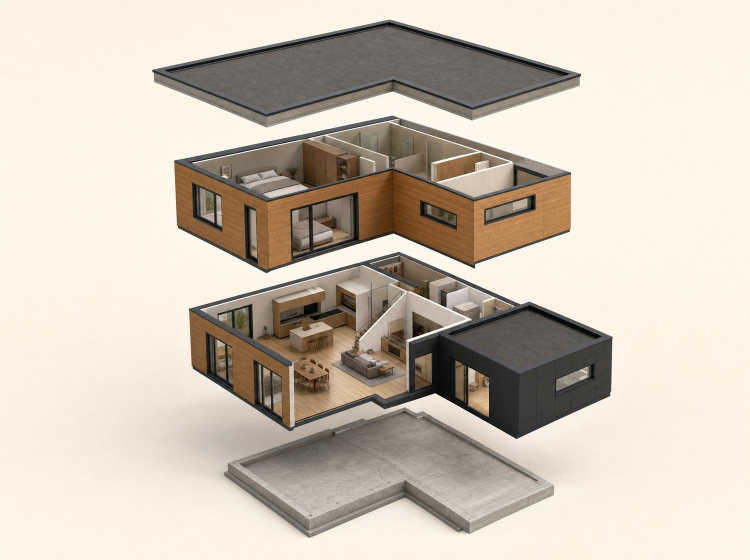
#> input picture clients/ecodomcek/web/renders/explod.jpg, 1500 x 1119 px, found by its file name (shown at 1/2 size)
$ python segment.py
#> lines starting #> are read from the running program, lines starting #| are printed output that depends on the picture; after the words box and inside, x2 and y2 are one past the last pixel; in counts of white or black regions, pixels touching at a corner belong together
# final layer export: ground keeps a thin rim, its halo on the background is dropped,
# the foundation keeps its shadow with a soft alpha
import json, time
from PIL import Image, ImageChops, ImageDraw, ImageFilter
t=time.time()
im=Image.open('renders/explod.jpg').convert('RGB'); W,H=im.size
#> further down, im is the input picture: PIL image 1500x1119 RGB; mean R, G, B 205.6, 194.9, 180.6
#> after `W, H = im.size`: W = 1500; H = 1119
bg=im.getpixel((12,12))
#> bg = (251, 243, 230)
diff=ImageChops.difference(im, Image.new('RGB',im.size,bg)).convert('L')
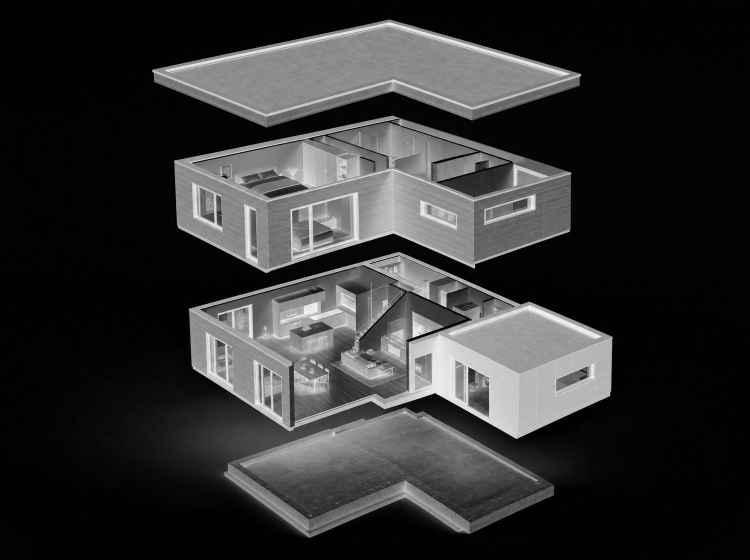
#> diff: PIL image 1500x1119 L (shown at 1/2 size); min 0, max 244, mean 49.4
def prep(th):
#> called with th = 16
    m=diff.point(lambda v:255 if v>th else 0)
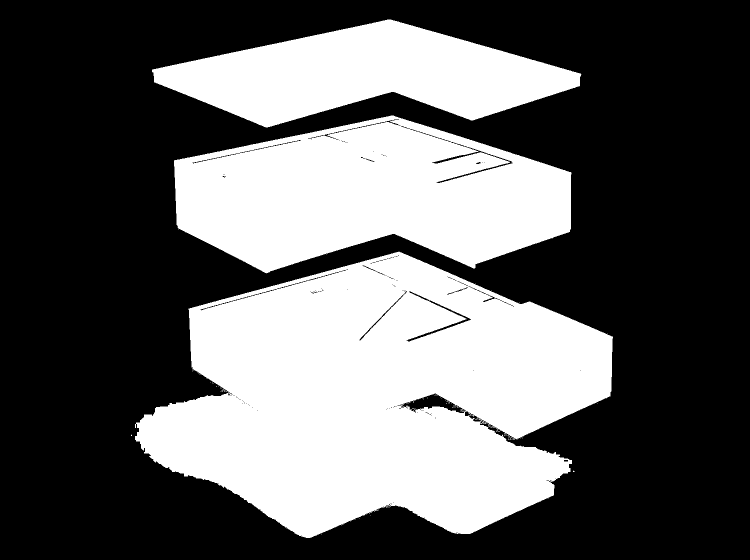
#> m: PIL image 1500x1119 L (shown at 1/2 size); 38% white; 105 white regions (102 under 20 px), largest, box (x1, y1, x2, y2) and area: (270, 503, 1226, 1076) 360705, (348, 231, 1143, 547) 172556, (304, 39, 1163, 255) 103950
    m=m.filter(ImageFilter.MaxFilter(3)).filter(ImageFilter.MinFilter(3))
#> m: PIL image 1500x1119 L; 38.2% white; 12 white regions (9 under 20 px), largest, box (x1, y1, x2, y2) and area: (270, 503, 1226, 1076) 363069, (348, 231, 1143, 547) 173715, (304, 39, 1163, 255) 103957
    ImageDraw.floodfill(m,(0,0),64); return m.point(lambda v:0 if v==64 else 255)
#> after `return m.point(lambda v: 0 if v == 64 else 255)`: returned value: PIL image 1500x1119 L; 38.4% white; 8 white regions (5 under 20 px), largest, box (x1, y1, x2, y2) and area: (270, 503, 1226, 1076) 365968, (348, 231, 1143, 547) 174355, (304, 39, 1163, 255) 103957
#> call 2 of prep, with th = 72
#> in prep (call 2), `m=diff.point(lambda v:255 if v>th else 0)`: m: PIL image 1500x1119 L; 31.1% white; 331 white regions (320 under 20 px), largest, box (x1, y1, x2, y2) and area: (378, 504, 1225, 878) 183203, (348, 231, 1143, 546) 161908, (304, 39, 1162, 255) 103030
#> in prep (call 2), `m=m.filter(ImageFilter.MaxFilter(3)).filter(ImageFilter.MinFilter(3))`: m: PIL image 1500x1119 L; 31.5% white; 150 white regions (139 under 20 px), largest, box (x1, y1, x2, y2) and area: (378, 504, 1225, 878) 185810, (348, 231, 1143, 546) 163937, (304, 39, 1162, 255) 103033
#> in prep (call 2), `ImageDraw.floodfill(m, (0, 0), 64)`:
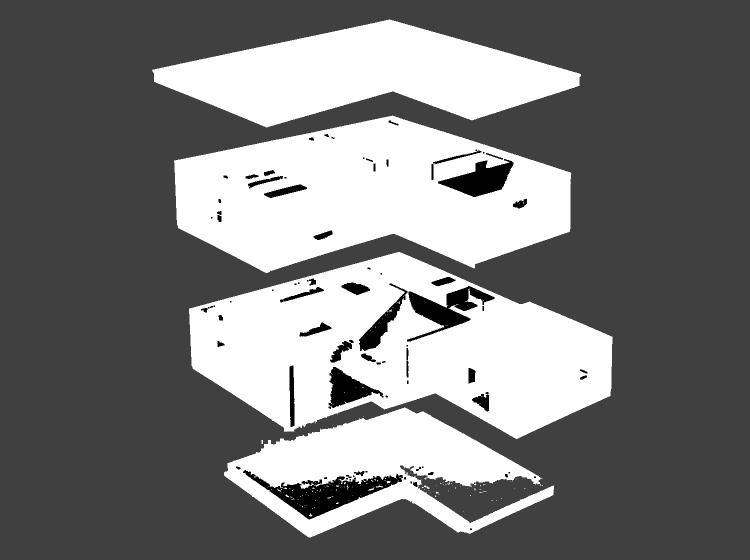
#> m: PIL image 1500x1119 L (shown at 1/2 size); min 0, max 255, mean 122.5
#> in prep (call 2), `return m.point(lambda v: 0 if v == 64 else 255)`: returned value: PIL image 1500x1119 L; 34% white; 43 white regions (37 under 20 px), largest, box (x1, y1, x2, y2) and area: (378, 504, 1225, 878) 206819, (348, 231, 1143, 546) 173421, (304, 39, 1162, 255) 103033, (448, 815, 1108, 1075) 86878, (844, 971, 859, 978) 39, (523, 880, 526, 888) 24
def blob(mask,seed):
#> called with seed = (750, 90)
    m=mask.copy(); ImageDraw.floodfill(m,seed,128); return m.point(lambda v:255 if v==128 else 0)
#> after `return m.point(lambda v: 255 if v == 128 else 0)`: returned value: PIL image 1500x1119 L; 6.2% white; 1 white region, box (x1, y1, x2, y2) and area: (304, 39, 1163, 255) 103957
lo=prep(16); hi=prep(72)
roof=blob(lo,(750,90)); upper=blob(lo,(600,435)); merged=blob(lo,(600,720))
#> in blob (call 2), `return m.point(lambda v: 255 if v == 128 else 0)`: returned value: PIL image 1500x1119 L; 10.4% white; 1 white region, box (x1, y1, x2, y2) and area: (348, 231, 1143, 547) 174355
#> in blob (call 3), `return m.point(lambda v: 255 if v == 128 else 0)`: returned value: PIL image 1500x1119 L; 21.8% white; 1 white region, box (x1, y1, x2, y2) and area: (270, 503, 1226, 1076) 365967
ghi=blob(hi,(600,720)); bhi=blob(hi,(750,985))
#> in blob (call 4), `return m.point(lambda v: 255 if v == 128 else 0)`: returned value: PIL image 1500x1119 L; 12.3% white; 1 white region, box (x1, y1, x2, y2) and area: (378, 504, 1225, 878) 206819
#> in blob (call 5), `return m.point(lambda v: 255 if v == 128 else 0)`: returned value: PIL image 1500x1119 L; 5.2% white; 1 white region, box (x1, y1, x2, y2) and area: (448, 815, 1108, 1075) 86871
ground=ImageChops.multiply(ghi.filter(ImageFilter.MaxFilter(5)),merged)
#> ground: PIL image 1500x1119 L; 12.5% white; 1 white region, box (x1, y1, x2, y2) and area: (377, 503, 1226, 880) 209270
halo=ImageChops.subtract(ImageChops.multiply(ghi.filter(ImageFilter.MaxFilter(15)),merged),ground)
#> halo: PIL image 1500x1119 L; 0.25% white; 13 white regions (10 under 20 px), largest, box (x1, y1, x2, y2) and area: (448, 785, 1000, 871) 4007, (1016, 872, 1030, 880) 50, (441, 779, 451, 784) 29
keep=ImageChops.multiply(bhi.filter(ImageFilter.MaxFilter(5)),merged)          # foundation body
#> keep: PIL image 1500x1119 L; 5.5% white; 1 white region, box (x1, y1, x2, y2) and area: (446, 813, 1109, 1076) 92373
basemask=ImageChops.lighter(ImageChops.subtract(ImageChops.subtract(merged,ground),halo),ImageChops.subtract(keep,ground))
#> basemask: PIL image 1500x1119 L; 9.1% white; 1 white region, box (x1, y1, x2, y2) and area: (270, 789, 1144, 1076) 152681
soft=diff.point(lambda v:min(255,v*4))
base=ImageChops.multiply(basemask,ImageChops.lighter(bhi.filter(ImageFilter.MaxFilter(5)),soft))
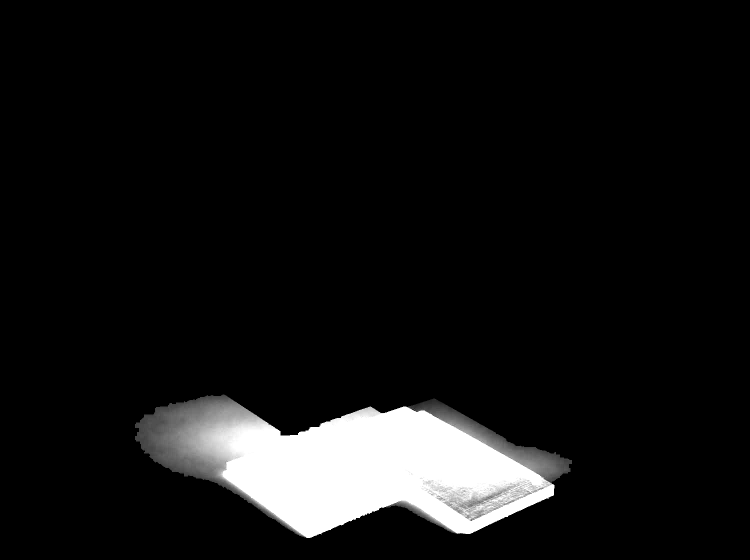
#> base: PIL image 1500x1119 L (shown at 1/2 size); min 0, max 255, mean 19.5
layers={'roof':roof,'upper':upper,'ground':ground,'base':base}
out={}
for name,a in layers.items():
    bb=a.getbbox(); x0,y0,x1,y1=bb; pad=3
    x0=max(0,x0-pad);y0=max(0,y0-pad);x1=min(W,x1+pad);y1=min(H,y1+pad)
    a=a.filter(ImageFilter.GaussianBlur(0.6))
    rgba=im.copy().convert('RGBA'); rgba.putalpha(a); crop=rgba.crop((x0,y0,x1,y1))
    crop.save('renders/lyr-%s.webp'%name,'WEBP',quality=86,method=6)
    crop.save('renders/lyr-%s.png'%name)
    out[name]={'x':x0,'y':y0,'w':x1-x0,'h':y1-y0,'bottom':y1,'top':y0}
#> this loop made 4 passes
#> (name, bb, x0, y0, x1, y1) on passes 1 to 4: ('roof', (304, 39, 1163, 255), 301, 36, 1166, 258), ('upper', (348, 231, 1143, 547), 345, 228, 1146, 550), ('ground', (377, 503, 1226, 880), 374, 500, 1229, 883), ('base', (270, 789, 1144, 1076), 267, 786, 1147, 1079)
#> pass 1, `crop = rgba.crop((x0, y0, x1, y1))`:
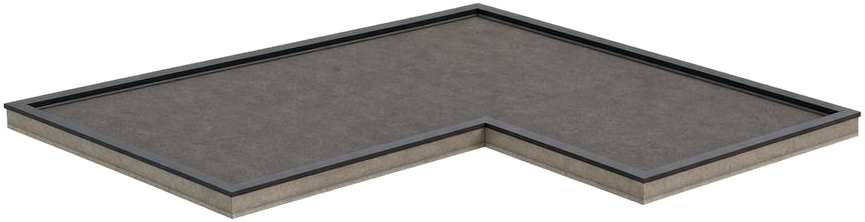
#> crop: PIL image 865x222 RGBA; mean R, G, B, A 171.4, 165.7, 157.4, 138; transparent parts drawn white
#> after the loop:
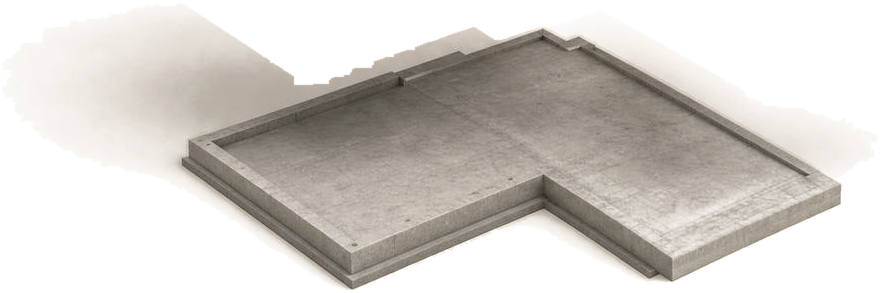
#> crop: PIL image 880x293 RGBA; mean R, G, B, A 186, 177, 165.7, 126.8; transparent parts drawn white
#> after the loop:
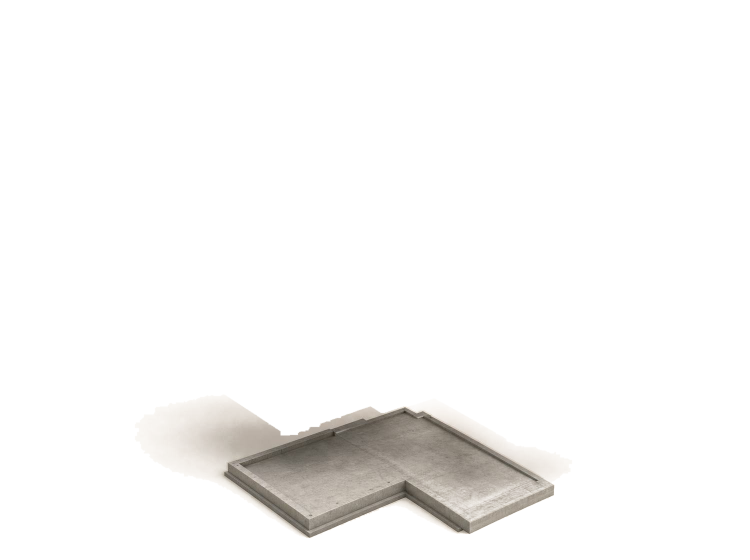
#> rgba: PIL image 1500x1119 RGBA (shown at 1/2 size); mean R, G, B, A 205.6, 194.9, 180.6, 19.5; transparent parts drawn white
#> after the loop, out = 4 items
json.dump({'W':W,'H':H,'layers':out},open('renders/layers2.json','w'),indent=1)
print(out, round(time.time()-t,1))
